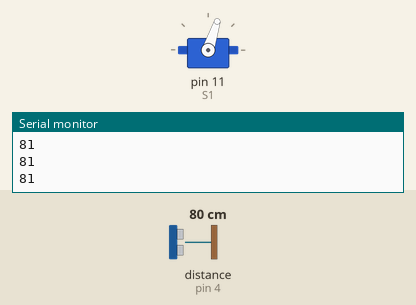
Bench run of a sketch on a simulated Arduino Uno, built with avr-gcc and run on an emulated ATmega328P. Parts: servo, the last lines printed to the serial monitor. The inputs (shaded band) are chosen by the test bench; at power-on: distance to the obstacle (sensor on pin 4) 80 cm. The echo pulse lasts 58.3 µs per cm.

Above: at 1.2 s.
1.3 s: distance to the obstacle (sensor on pin 4) set to 2 cm
At 2.4 s:
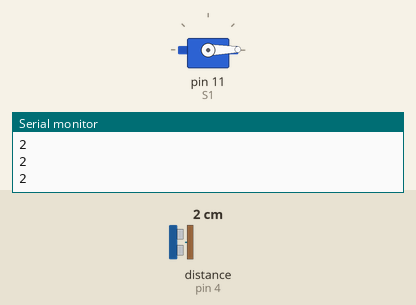
2.8 s: distance to the obstacle (sensor on pin 4) set to 35 cm
At 4.0 s:
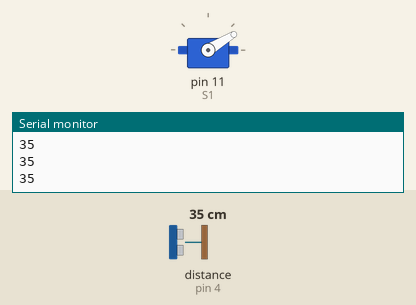
4.3 s: distance to the obstacle (sensor on pin 4) set to 60 cm
At 5.5 s:
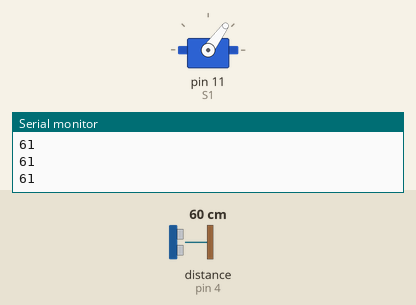
5.8 s: distance to the obstacle (sensor on pin 4) set to 120 cm
At 6.9 s:
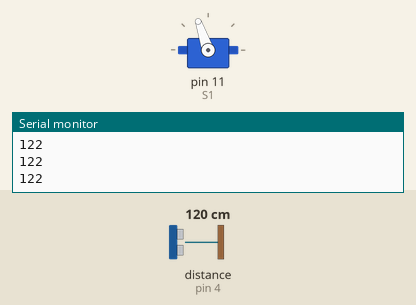
Timing chart, 0 to 8.4 s (numbered marks = the images above; inputs shaded):
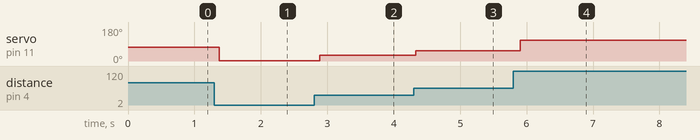

The sketch:

mechanical_gate.ino
```cpp
#include <Servo.h>
#include <NewPing.h>
#define trig 3
#define echo 4
#define Max 200
NewPing us1(3,4,200);

Servo S1 ;
int r2 ;
int reading ;

void setup() {
  // put your setup code here, to run once:
Serial.begin (115200);
S1.attach (11);

}

void loop() {
  // put your main code here, to run repeatedly:
reading= us1.ping_cm() ;
Serial.println (reading);
r2=map(reading,0.0001,200,0,180);
S1.write(r2);
delay (100);


}
```

Measured:
- after the input at 1.3 s, servo on pin 11 (S1): 72° → 1° after 0.07 s
- after the input at 2.8 s, servo on pin 11 (S1): 1° → 31° after 0.09 s
- after the input at 4.3 s, servo on pin 11 (S1): 31° → 54° at once
- after the input at 5.8 s, servo on pin 11 (S1): 54° → 109° after 0.10 s
